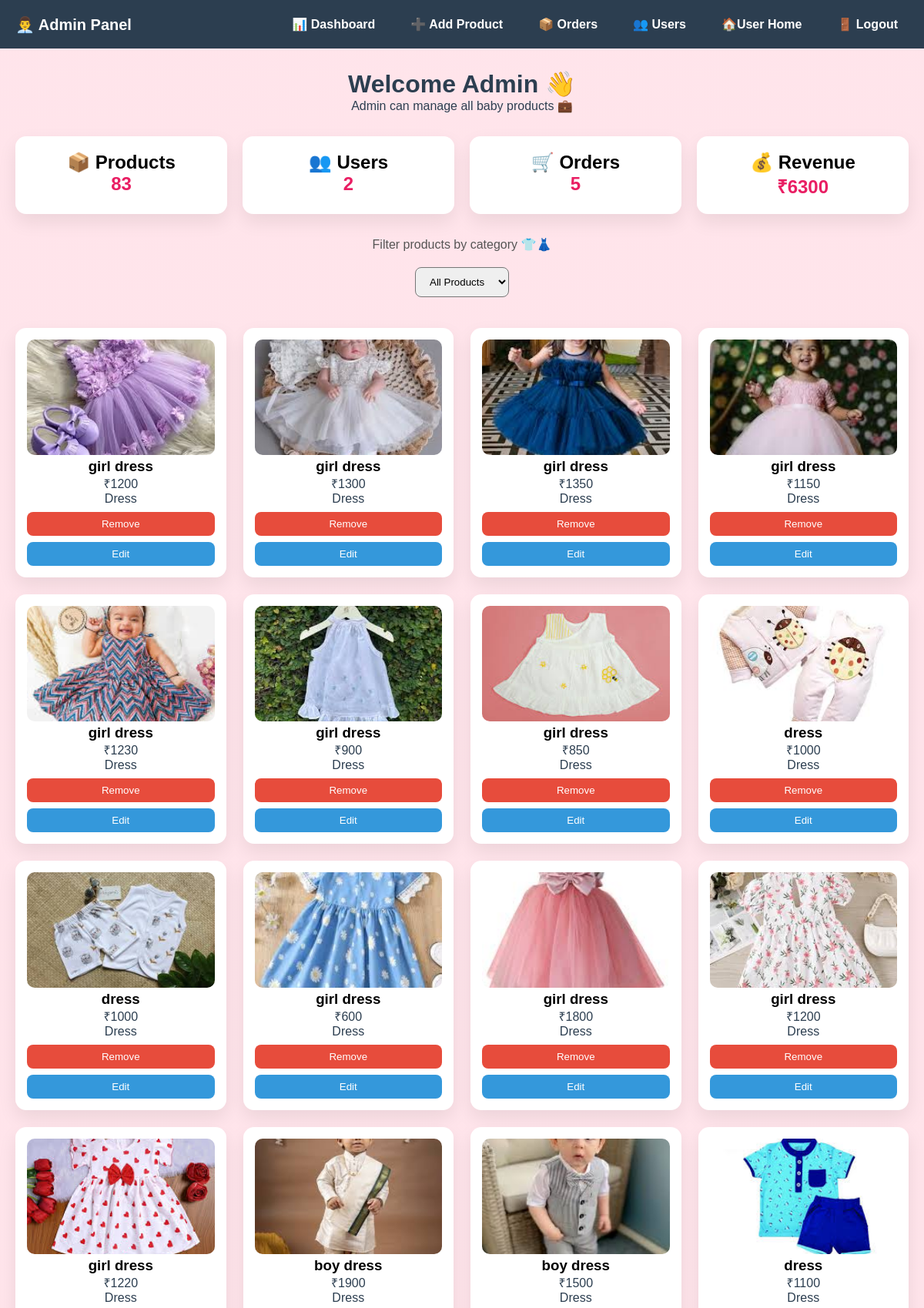
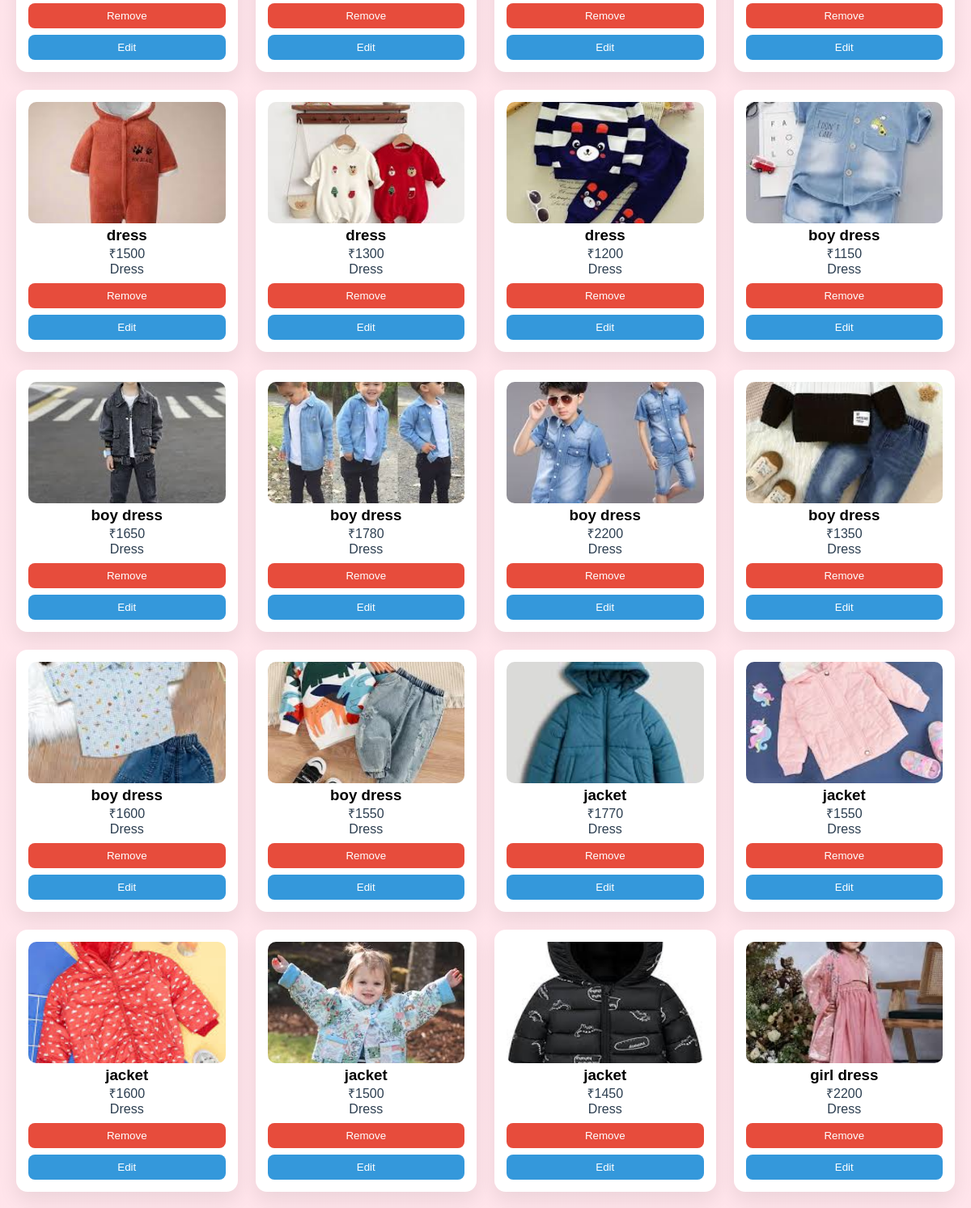
Screenshot of /admin/dashboard (signed in, upper part) with the database file from the repository (2 pictures, top to bottom).
### tables this page shows
CREATE TABLE products (
            id INTEGER PRIMARY KEY AUTOINCREMENT,
            name TEXT,
            price INTEGER,
            age_group TEXT,
            type TEXT,
            image TEXT
        );

### app.py (the view)
@app.route('/admin/dashboard')
def admin_dashboard():
    if not session.get("admin_logged_in"):
        return redirect(url_for("admin_login"))
    conn = get_db_connection()
    total_products = conn.execute(
        "SELECT COUNT(*) FROM products"
    ).fetchone()[0]
    total_users = conn.execute(
        "SELECT COUNT(*) FROM users"
    ).fetchone()[0]
    total_orders = conn.execute(
        "SELECT COUNT(*) FROM purchases"
    ).fetchone()[0]
    total_revenue = conn.execute(
        """
        SELECT COALESCE(SUM(p.price * pu.quantity), 0)
        FROM purchases pu
        JOIN products p ON pu.product_id = p.id
        """
    ).fetchone()[0]
    products = conn.execute("SELECT * FROM products").fetchall()
    conn.close()
    return render_template(
        "admin_dashboard.html",
        total_products=total_products,
        total_users=total_users,
        total_orders=total_orders,
        total_revenue=total_revenue,
        products=products
    )

### app.py (called while the page is built)
def get_db_connection():
    conn = sqlite3.connect(DB_PATH)
    conn.row_factory = sqlite3.Row
    return conn

### templates/admin_dashboard.html (shortened to what this page needs)
<!DOCTYPE html>
<html>
<head>
    <link rel="stylesheet" href="{{ url_for('static', filename='css/style.css') }}">
</head>
<body>
{% extends "admin_base.html" %}
{% block content %}
<h1>Welcome Admin 👋</h1>
<p>Admin can manage all baby products 💼</p>
<section class="stats-section">
    <div class="card">
        <h2>📦 Products</h2>
        <h1>{{ total_products }}</h1>
    </div>
    <div class="card">
        <h2>👥 Users</h2>
        <h1>{{ total_users }}</h1>
    </div>
    <div class="card">
        <h2>🛒 Orders</h2>
        <h1>{{ total_orders }}</h1>
    </div>
    <div class="card">
        <h2>💰 Revenue</h2>
        <h1>₹{{ total_revenue }}</h1>
    </div>
</section>
<p style="text-align:center; color:#555;">Filter products by category 👕👗</p>
<div style="text-align:center; margin: 20px 0;">
    <select id="productFilter" onchange="filterProducts()"
            style="padding:10px 14px; border-radius:8px;">
        <option value="all">All Products</option>
    </select>
</div>
<section class="product-grid">
    {% for product in products %}
    <div class="product-card"
         data-type="{{ product.type | lower | replace(' ', '-') }}">
        <img src="{{ url_for('static', filename='images/' + product.image) }}">
        <h3>{{ product.name }}</h3>
        <p>₹{{ product.price }}</p>
        <p>{{ product.type }}</p>
        <form action="{{ url_for('delete_product', product_id=product.id) }}" method="POST">
            <button class="delete-btn"
                    onclick="return confirm('Delete this product?')">
                Remove
            </button>
        </form>
        <a href="{{ url_for('edit_product', product_id=product.id) }}">
            <button class="edit-btn">Edit</button>
        </a>
    </div>
    {% endfor %}
</section>
{% endblock %}

### templates/admin_base.html (style rules this page uses)
* { margin: 0; padding: 0; box-sizing: border-box; }
body { font-family: Arial, sans-serif; background: #f4f6f8; overflow-x: hidden; }

### templates/admin_dashboard.html (style rules this page uses)
body { font-family: Arial, sans-serif; background: linear-gradient(rgba(255,214,224,0.65), rgba(255,214,224,0.65)), url("https://cdn.sanity.io/images/kaeaimuz/production/36c58b650144e5a7a59d60274c8f4c2e39bc808e-2182x1115.jpg"); background-size: cover; background-position: center; background-attachment: fixed; }
h1, p { text-align: center; color: #2c3e50; }
.stats-section { display: grid; grid-template-columns: repeat(auto-fit, minmax(200px,1fr)); gap: 20px; margin: 30px 0; }
.card { background: #fff; padding: 20px; border-radius: 14px; box-shadow: 0 10px 25px rgba(0,0,0,0.08); text-align: center; }
.card h1 { color: #e91e63; }
.product-grid { display: grid; grid-template-columns: repeat(auto-fill, minmax(220px, 1fr)); gap: 22px; margin-top: 40px; }
.product-card { background: #fff; padding: 15px; border-radius: 14px; box-shadow: 0 10px 25px rgba(0,0,0,0.08); text-align: center; }
.product-card img { width: 100%; height: 150px; object-fit: cover; border-radius: 10px; }
.delete-btn { background: #e74c3c; color: white; border: none; padding: 8px; border-radius: 8px; width: 100%; margin-top: 8px; cursor: pointer; }
.edit-btn { background: #3498db; color: white; border: none; padding: 8px; border-radius: 8px; width: 100%; margin-top: 8px; cursor: pointer; }

### rows the page displays
products: image (picture), name "girl dress", price "1200", type "Dress"
products: image (picture), name "girl dress", price "1300", type "Dress"
products: image (picture), name "girl dress", price "1350", type "Dress"
products: image (picture), name "girl dress", price "1150", type "Dress"
products: image (picture), name "girl dress", price "1230", type "Dress"
products: image (picture), name "girl dress", price "900", type "Dress"
products: image (picture), name "girl dress", price "850", type "Dress"
products: image (picture), name "dress", price "1000", type "Dress"
products: image (picture), name "dress", price "1000", type "Dress"
products: image (picture), name "girl dress", price "600", type "Dress"
products: image (picture), name "girl dress", price "1800", type "Dress"
products: image (picture), name "girl dress", price "1200", type "Dress"
products: image (picture), name "girl dress", price "1220", type "Dress"
products: image (picture), name "boy dress", price "1900", type "Dress"
products: image (picture), name "boy dress", price "1500", type "Dress"
products: image (picture), name "dress", price "1100", type "Dress"
products: image (picture), name "dress", price "1500", type "Dress"
products: image (picture), name "dress", price "1300", type "Dress"
products: image (picture), name "dress", price "1200", type "Dress"
products: image (picture), name "boy dress", price "1150", type "Dress"
products: image (picture), name "boy dress", price "1650", type "Dress"
products: image (picture), name "boy dress", price "1780", type "Dress"
products: image (picture), name "boy dress", price "2200", type "Dress"
products: image (picture), name "boy dress", price "1350", type "Dress"
products: image (picture), name "boy dress", price "1600", type "Dress"
products: image (picture), name "boy dress", price "1550", type "Dress"
products: image (picture), name "jacket", price "1770", type "Dress"
products: image (picture), name "jacket", price "1550", type "Dress"
products: image (picture), name "jacket", price "1600", type "Dress"
products: image (picture), name "jacket", price "1500", type "Dress"
products: image (picture), name "jacket", price "1450", type "Dress"
products: image (picture), name "girl dress", price "2200", type "Dress"

### other values shown
{{ total_products }} "83"
{{ total_users }} "2"
{{ total_orders }} "5"
{{ total_revenue }} "6300"
